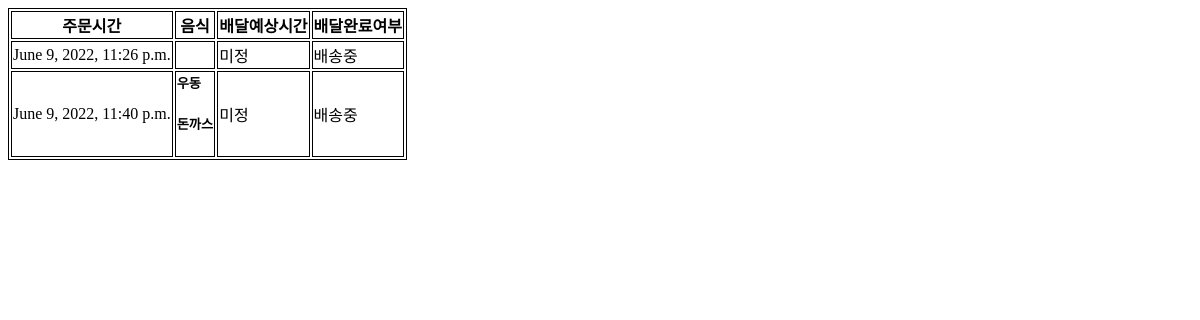
/order/order/, run on an earlier commit of the app's database.
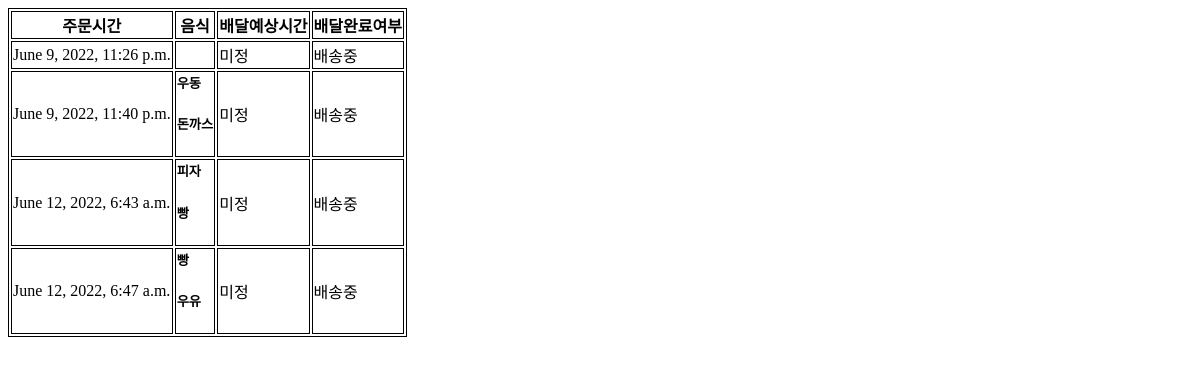
And on a later commit of the database.
### order/models.py (models this page shows)
class Order(models.Model):
    shop = models.ForeignKey(Shop, on_delete=models.CASCADE)
    order_date = models.DateTimeField('date ordered')
    address = models.CharField(max_length=40)
    estimated_time = models.IntegerField(default=-1)
    deliver_finish = models.BooleanField(default=0)

class Orderfood(models.Model):
    order = models.ForeignKey(Order, on_delete=models.CASCADE)
    food_name = models.CharField(max_length=20)

### order/views.py (the view)
# urls.py: path('order/', include('order.urls')),
@csrf_exempt
def order(request):
    if request.method == 'POST':
        address = request.POST['address']
        shop =request.POST['shop']
        food_list = request.POST.getlist('menu')
        order_date = timezone.now()
        shop_item = Shop.objects.get(pk=shop)
        shop_item.order_set.create(address = address, order_date = order_date, shop=int(shop))
        order_item = Order.objects.get(pk=shop_item.order_set.latest('id').id)
        for food in food_list:
            order_item.orderfood_set.create(food_name = food)
        return render(request, 'order/success.html')
    elif request.method =='GET':
        order_list = Order.objects.all()
        return render(request, 'order/order_list.html', {'order_list' : order_list})

### order/templates/order/order_list.html
<table style="border: 1px solid black">
  <tr style="border: 1px solid black">
    <th style="border: 1px solid black">주문시간</th>
    <th style="border: 1px solid black">음식</th>
    <th style="border: 1px solid black">배달예상시간</th>
    <th style="border: 1px solid black">배달완료여부</th>
  </tr>
  {% for order in order_list %}
  <tr style="border: 1px solid black">
    <td style="border: 1px solid black">{{order.order_date}}</td>
    <td style="border: 1px solid black">
      {% for food in order.orderfood_set.all %}
      <h5>{{food.food_name}}</h5>
      {% endfor %}
    </td>
    <td style="border: 1px solid black">
      {% if order.estimated_time == -1 %} 미정 {% else %}
      {{order.estimated_time}} {% endif %}
    </td>
    <td style="border: 1px solid black">
      {% if order.deliver_finish == 0 %} 배송중 {% else %} 완료 {% endif %}
    </td>
  </tr>
  {% endfor %}
</table>

What changed in the data, as far as the page shows it:
added Order: order_date "June 12, 2022, 6:43 a.m.", estimated_time "미정", deliver_finish "배송중"
added Orderfood: food_name "피자", shown under "June 12, 2022, 6:43 a.m."
added Orderfood: food_name "빵", shown under "June 12, 2022, 6:43 a.m."
added Order: order_date "June 12, 2022, 6:47 a.m.", estimated_time "미정", deliver_finish "배송중"
added Orderfood: food_name "빵", shown under "June 12, 2022, 6:47 a.m."
added Orderfood: food_name "우유", shown under "June 12, 2022, 6:47 a.m."
